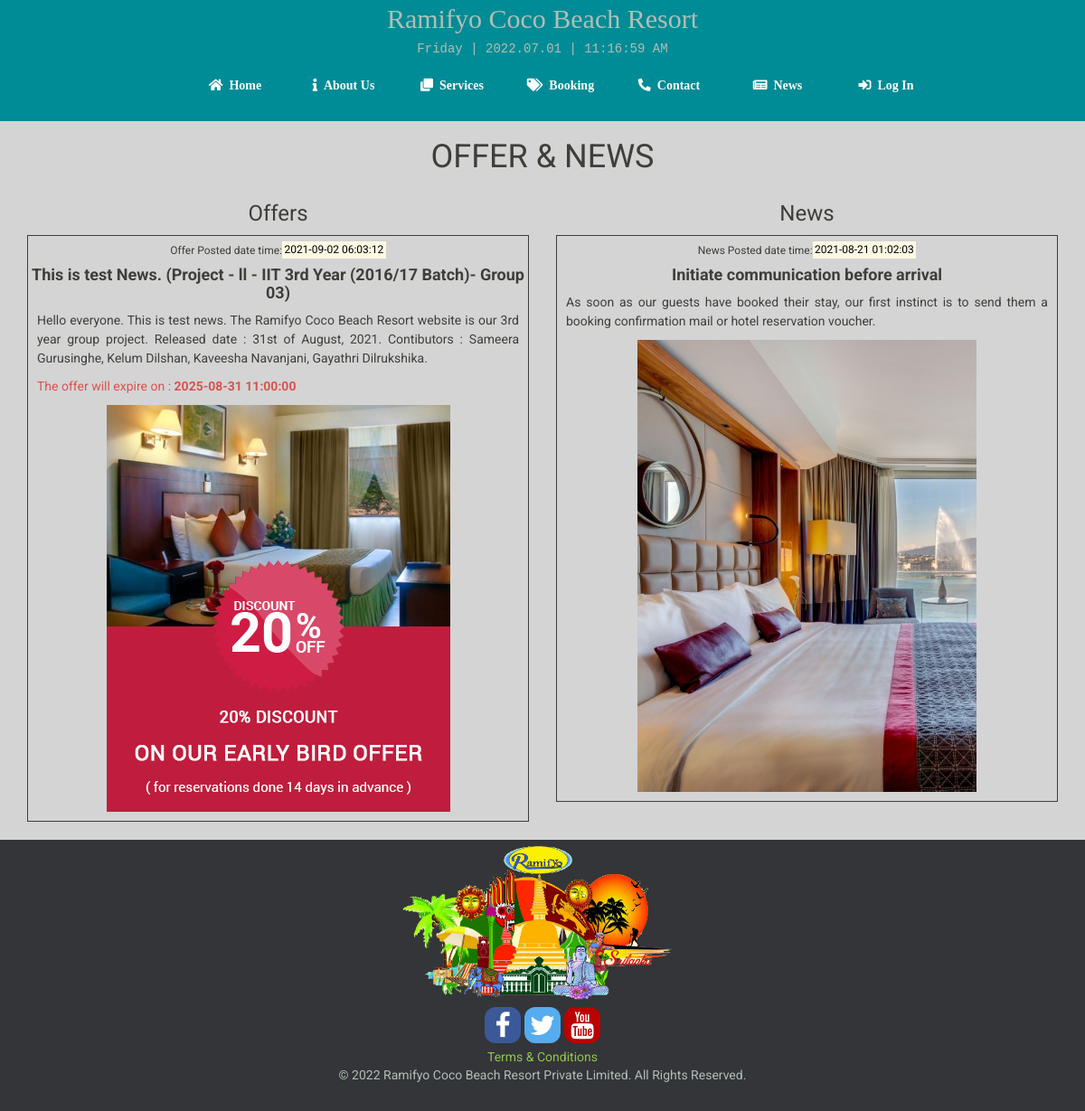
Page /news.php on the committed database.
### tables this page shows
CREATE TABLE `news_offer` (
  `news_id` int(10) NOT NULL,
  `posttype` varchar(20) NOT NULL,
  `expiredate` datetime NOT NULL,
  `title` varchar(200) NOT NULL,
  `postdescription` longtext NOT NULL,
  `postimage` varchar(250) NOT NULL,
  `datetime` datetime NOT NULL DEFAULT current_timestamp()
);

### news.php (the view, shortened to what this page needs)
<!DOCTYPE html>
<html>
<head>
	<link rel="stylesheet" type="text/css" href="css/style.css">
	<link rel="stylesheet" type="text/css" href="https://use.fontawesome.com/releases/v5.15.2/css/all.css">
  	<link href="css/bootstrap.min.css" rel="stylesheet">
</head>
<body style="background-color:#d4d4d4">
<?php
include_once("includes/header.php");
?>
<div class="container">
	<div class="row">
		<h1 class="text-center">OFFER & NEWS</h1>
		<div class="col-sm-6 text-center">
			<h3>Offers</h3>
<?php
	$Result = mysqli_query($db,"SELECT * FROM news_offer WHERE posttype='offer' AND expiredate > now() order by expiredate;");
	while($row=mysqli_fetch_array($Result)){
	$title = $row["title"];
	$desc = $row["postdescription"];
	$expiredate = $row["expiredate"];
	$datetime = $row["datetime"];
	$imgs = $row["postimage"];
			echo "<div class='news'>";
				echo "<h6>Offer Posted date time:<mark>$datetime</mark></h6>";
				echo "<h4><b>$title</b></h4>";
				echo "<h5>$desc</h5>";
				echo "<h5 class='text-danger'>The offer will expire on : <b>$expiredate</b></h5>";
				echo "<div class='offer-img'>";
				echo "<img src='$imgs' alt='* image not available for this offer'>";
			echo "</div>";
			echo "</div>";
			echo "<br>";
		}
		?>
		</div>
		<div class="col-sm-6 text-center">
			<h3>News</h3>
<?php
	$Result = mysqli_query($db,"SELECT * FROM news_offer WHERE posttype='news' order by news_id DESC;");
	while($row=mysqli_fetch_array($Result)){
	$title = $row["title"];
	$desc = $row["postdescription"];
	$datetime = $row["datetime"];
	$imgs = $row["postimage"];
			echo "<div class='news'>";
				echo "<h6>News Posted date time:<mark>$datetime</mark></h6>";
				echo "<h4><b>$title</b></h4>";
				echo "<h5>$desc</h5>";
				echo "<div class='offer-img'>";
				echo "<img src='$imgs' alt='* image not available for this news'>";
			echo "</div>";
			echo "</div>";
			echo "<br>";
		}
		?>
		</div>
	</div>
</div>
<?php
include_once("includes/footer.php");
?>
</body>
</html>

### css/style.css (style rules this page uses)
.news { border: 1px solid; }
.news h5 { text-align: justify; margin-left: 10px; margin-right: 10px; line-height: 1.5; }
.offer-img { margin-bottom: 10px; }

### rows in the picture
news_offer: datetime "2021-09-02 06:03:12", title "This is test News. (Project - ll - IIT 3rd Year (2016/17 Batch)- Group 03)", postdescription "Hello everyone. This is test news. The Ramifyo Coco Beach Resort website is our 3rd year group project. Released date : 31st of August, 2021. Contibutors : Sameera Gurusinghe, Kelum Dilshan, Kaveesha Navanjani, Gayathri Dilrukshika.", expiredate "2025-08-31 11:00:00", postimage (picture)
news_offer: datetime "2021-08-21 01:02:03", title "Initiate communication before arrival", postdescription "As soon as our guests have booked their stay, our first instinct is to send them a booking confirmation mail or hotel reservation voucher.", postimage (picture)
